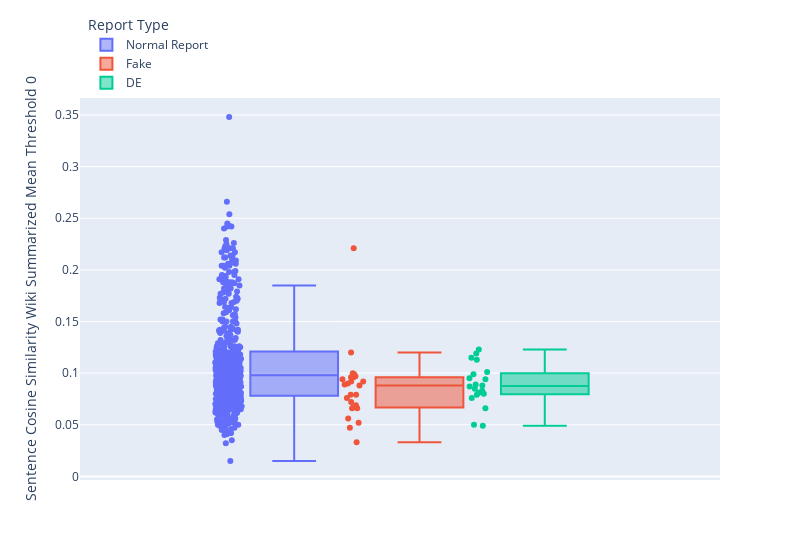

Notebook cell for this chart:
### Code cell
fig = px.box(result, y="Sentence Cosine Similarity Wiki Summarized Mean Threshold 0", points="all", color = "Report Type", width=800)
fig.update_layout(legend=dict(
    yanchor="bottom",
    y=1,
    xanchor="left",
    x=0.01
))
fig.show()

### Figure 1 — Plotly figure (JSON) as saved in the notebook; plotly's stock layout.template omitted (floating-point values rounded to 4 significant figures; data arrays with more than 128 entries replaced by an {"elided": "..."} marker saying what was removed)
{"data": [{"alignmentgroup": "True", "boxpoints": "all", "hovertemplate": "Report Type=Normal Report<br>Sentence Cosine Similarity Wiki Summarized Mean Threshold 0=%{y}<extra></extra>", "legendgroup": "Normal Report", "marker": {"color": "#636efa"}, "name": "Normal Report", "notched": false, "offsetgroup": "Normal Report", "orientation": "v", "showlegend": true, "type": "box", "x0": " ", "xaxis": "x", "y": {"elided": "545 float values"}, "y0": " ", "yaxis": "y"}, {"alignmentgroup": "True", "boxpoints": "all", "hovertemplate": "Report Type=Fake<br>Sentence Cosine Similarity Wiki Summarized Mean Threshold 0=%{y}<extra></extra>", "legendgroup": "Fake", "marker": {"color": "#EF553B"}, "name": "Fake", "notched": false, "offsetgroup": "Fake", "orientation": "v", "showlegend": true, "type": "box", "x0": " ", "xaxis": "x", "y": [0.047, 0.09, 0.221, 0.088, 0.094, 0.097, 0.033, 0.099, 0.1, 0.096, 0.056, 0.092, 0.089, 0.066, 0.052, 0.067, 0.079, 0.096, 0.079, 0.072, 0.076, 0.12, 0.069, 0.092, 0.066], "y0": " ", "yaxis": "y"}, {"alignmentgroup": "True", "boxpoints": "all", "hovertemplate": "Report Type=DE<br>Sentence Cosine Similarity Wiki Summarized Mean Threshold 0=%{y}<extra></extra>", "legendgroup": "DE", "marker": {"color": "#00cc96"}, "name": "DE", "notched": false, "offsetgroup": "DE", "orientation": "v", "showlegend": true, "type": "box", "x0": " ", "xaxis": "x", "y": [0.08, 0.123, 0.095, 0.113, 0.094, 0.115, 0.083, 0.066, 0.087, 0.081, 0.079, 0.099, 0.119, 0.049, 0.089, 0.101, 0.088, 0.085, 0.076, 0.05], "y0": " ", "yaxis": "y"}], "layout": {"boxmode": "group", "legend": {"title": {"text": "Report Type"}, "tracegroupgap": 0, "x": 0.01, "xanchor": "left", "y": 1, "yanchor": "bottom"}, "margin": {"t": 60}, "width": 800, "xaxis": {"anchor": "y", "domain": [0, 1]}, "yaxis": {"anchor": "x", "domain": [0, 1], "title": {"text": "Sentence Cosine Similarity Wiki Summarized Mean Threshold 0"}}}}
